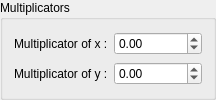
               <widget class="QGroupBox" name="groupBox_4">
                <property name="title">
                 <string>Multiplicators</string>
                </property>
                <layout class="QVBoxLayout" name="verticalLayout_10">
                 <item>
                  <layout class="QHBoxLayout" name="horizontalLayout_9">
                   <property name="topMargin">
                    <number>0</number>
                   </property>
                   <item>
                    <widget class="QLabel" name="label_11">
                     <property name="text">
                      <string>Multiplicator of x :</string>
                     </property>
                    </widget>
                   </item>
                   <item>
                    <widget class="QDoubleSpinBox" name="doubleSpinBox">
                     <property name="toolTip">
                      <string>&lt;html&gt;&lt;head/&gt;&lt;body&gt;&lt;p&gt;Multiplies the x values with a factor. A negative factor inverts the axis and a factor larger than 1 stretches the plot in x direction.&lt;/p&gt;&lt;/body&gt;&lt;/html&gt;</string>
                     </property>
                     <property name="minimum">
                      <double>-99999999999999991611392.000000000000000</double>
                     </property>
                     <property name="maximum">
                      <double>1000000000000000013287555072.000000000000000</double>
                     </property>
                    </widget>
                   </item>
                  </layout>
                 </item>
                 <item>
                  <layout class="QHBoxLayout" name="horizontalLayout_10">
                   <property name="topMargin">
                    <number>0</number>
                   </property>
                   <item>
                    <widget class="QLabel" name="label_12">
                     <property name="text">
                      <string>Multiplicator of y :</string>
                     </property>
                    </widget>
                   </item>
                   <item>
                    <widget class="QDoubleSpinBox" name="doubleSpinBox_2">
                     <property name="toolTip">
                      <string>Multiplies the y values with a factor. A negative factor inverts the axis and a factor larger than 1 stretches the plot in y direction.</string>
                     </property>
                     <property name="minimum">
                      <double>-999999999999999939709166371603178586112.000000000000000</double>
                     </property>
                     <property name="maximum">
                      <double>9999999999999999931398190359470212947659194368.000000000000000</double>
                     </property>
                    </widget>
                   </item>
                  </layout>
                 </item>
                </layout>
               </widget>
